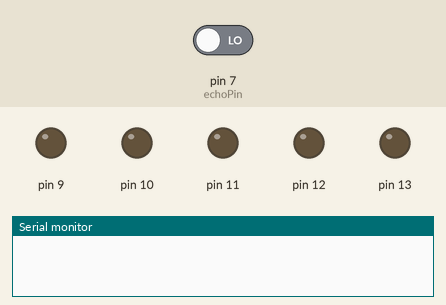
Bench run of a sketch on a simulated Arduino Uno, built with avr-gcc and run on an emulated ATmega328P. Shown: output pins drawn as LEDs (lit = HIGH), the last lines printed to the serial monitor. The test bench sets the inputs (shaded band); at power-on: pin 7 (echoPin) LOW. Pins used as bus, display or sensor lines are not drawn.

Above: at 0.1 s.
At 4.1 s:
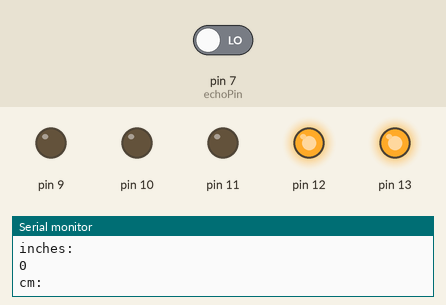
Timing chart, 0 to 5.6 s (numbered marks = the images above):
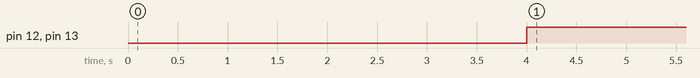

The sketch:

ultrasonic_sensor.ino
```cpp
int trigPin = 2;
int echoPin = 7;
int duration, cm, inches;

void setup() {

  Serial.begin (9600);
  pinMode(trigPin, OUTPUT);
  pinMode(echoPin, INPUT);
  pinMode(13,OUTPUT);
  pinMode(12,OUTPUT);
  pinMode(11,OUTPUT);
  pinMode(10,OUTPUT);
  pinMode(9,OUTPUT);


}
void loop() {
  digitalWrite(trigPin, LOW);
  delay(1000);
  digitalWrite(trigPin, HIGH);
  delay(1000);
  digitalWrite(trigPin, LOW);
  duration = pulseIn(echoPin, HIGH);
  cm = (duration/2) / 29.1;
  inches = (duration/2) / 74;
  Serial.println(inches);
  Serial.println("inches:");
  Serial.println(cm);
  Serial.println("cm:");
  delay(1000);

 if(duration <= 7){
  digitalWrite(13, HIGH);
//  delay(1000);
  }
  else{
    digitalWrite(13, LOW);
 //   delay(1000);
    }
    if(duration <= 10){
  digitalWrite(12, HIGH);
//  delay(1000);
  }
  else{
    digitalWrite(12, LOW);
 //   delay(1000);
    }
}
```

Measured:
- by itself, pin 12, pin 13: LOW → HIGH at 4.0 s
